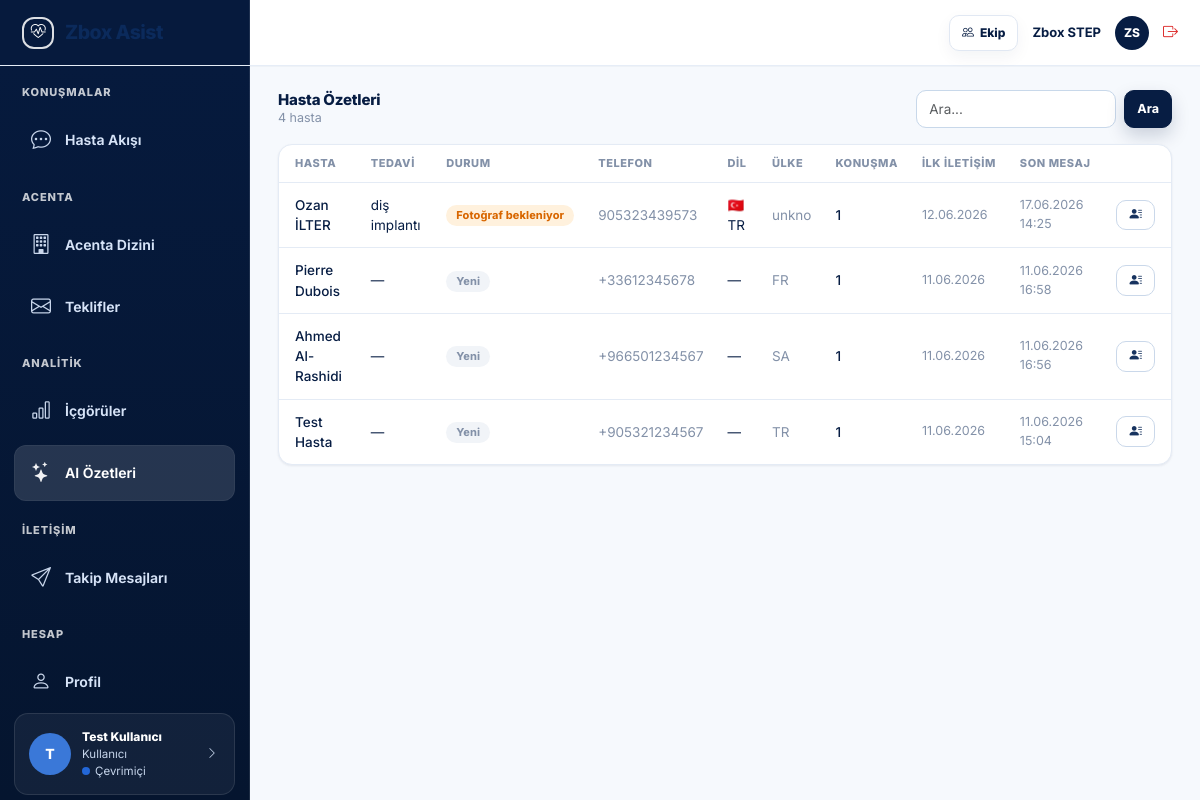
The app's page /portal/hasta-ozetleri.php (signed in) with its own data.
### tables this page shows
CREATE TABLE `patients` (
  `id` bigint(20) NOT NULL,
  `client_id` bigint(20) NOT NULL,
  `phone` varchar(30) NOT NULL,
  `name` varchar(120) DEFAULT NULL,
  `language` varchar(10) DEFAULT NULL,
  `country_code` varchar(5) DEFAULT NULL,
  `treatment_interest` varchar(180) DEFAULT NULL COMMENT 'AI tespit: implant, hollywood smile, saç ekimi vs.',
  `pipeline_status` enum('new','photo_pending','price_given','followup','won','lost') NOT NULL DEFAULT 'new' COMMENT 'Satış süreci durumu',
  `pipeline_updated_at` datetime DEFAULT NULL,
  `first_contact` datetime NOT NULL DEFAULT current_timestamp(),
  `last_contact` datetime DEFAULT NULL
);

### portal/includes/auth.php (called while the page is built, shortened)
<?php
require_once __DIR__ . '/features.php';
function portal_user_name(): string { return $_SESSION['portal_user_name'] ?? ''; }
function portal_user_role(): string { return $_SESSION['portal_user_role'] ?? ''; }
function client_name(): string      { return $_SESSION['client_name'] ?? ''; }
function plan_name(): string        { return $_SESSION['plan_name'] ?? ''; }
function is_coordinator(): bool     { return portal_user_role() === 'coordinator'; }

### portal/includes/functions.php (called while the page is built, shortened)
<?php
function e(mixed $val): string {
    return htmlspecialchars((string)$val, ENT_QUOTES | ENT_SUBSTITUTE, 'UTF-8');
}
function fmt_date(?string $date, string $format = 'd.m.Y'): string {
    return date($format, strtotime($date));
}
function fmt_datetime(?string $date): string {
    return fmt_date($date, 'd.m.Y H:i');
}
function get(string $key, mixed $default = ''): mixed {
    return $_GET[$key] ?? $default;
}
function lang_flag(string $lang): string {
    return match(strtolower($lang)) {
        'de'    => '🇩🇪',
        'en'    => '🇬🇧',
        'ar'    => '🇸🇦',
        'ru'    => '🇷🇺',
        'fr'    => '🇫🇷',
        'nl'    => '🇳🇱',
        'tr'    => '🇹🇷',
        'es'    => '🇪🇸',
        'it'    => '🇮🇹',
        'pl'    => '🇵🇱',
        default => '🌐',
    };
}
function time_ago(string $datetime): string {
    $diff = time() - strtotime($datetime);
    return fmt_datetime($datetime);
}

### portal/includes/features.php (called while the page is built, shortened)
<?php
function client_has(string $feature_code, ?int $client_id = null): bool
{
    if (isset($_SESSION['client_features']) && is_array($_SESSION['client_features'])) {
        return in_array($feature_code, $_SESSION['client_features'], true);
    }
    $cid = (int)($_SESSION['client_id'] ?? 0);
    $features = load_client_features($cid);
    return in_array($feature_code, $features, true);
}

### portal/hasta-ozetleri.php (the view, shortened to what this page needs)
<?php
require_once __DIR__ . '/includes/auth.php';
require_once __DIR__ . '/includes/functions.php';
$active_menu = 'hasta-ozetleri';
$pdo = db();
$cid = client_id();
$search   = trim(get('q', ''));
$per_page = 30;
$cur_page = max(1, (int)get('page', 1));
$offset   = ($cur_page - 1) * $per_page;
$where  = ['p.client_id = ?'];
$params = [$cid];
$where_sql = implode(' AND ', $where);
$cnt = $pdo->prepare("SELECT COUNT(*) FROM patients p WHERE $where_sql");
$cnt->execute($params);
$total = (int)$cnt->fetchColumn();
$list = $pdo->prepare(
    "SELECT p.*,
            (SELECT COUNT(*) FROM conversations c WHERE c.patient_id = p.id) AS conv_count,
            (SELECT MAX(m.sent_at) FROM messages m
             JOIN conversations c2 ON c2.id = m.conversation_id
             WHERE c2.patient_id = p.id) AS last_message_at
     FROM patients p
     WHERE $where_sql
     ORDER BY p.last_contact DESC
     LIMIT $per_page OFFSET $offset"
);
$list->execute($params);
$patients = $list->fetchAll();
$pipe_labels = [
    'new'           => ['Yeni', 'secondary'],
    'photo_pending' => ['Fotoğraf bekleniyor', 'warning'],
    'price_given'   => ['Fiyat verildi', 'info'],
    'followup'      => ['Takipte', 'primary'],
    'won'           => ['Kazanıldı', 'success'],
    'lost'          => ['Kaybedildi', 'danger'],
];
$has_card = client_has('patient_card');
require_once __DIR__ . '/includes/layout_header.php';
?>
<div class="d-flex justify-content-between align-items-center mb-3">
  <div>
    <h6 class="mb-0">Hasta Özetleri</h6>
    <div class="text-muted small"><?= $total ?> hasta</div>
  </div>
  <form method="GET" class="d-flex gap-2">
    <input type="text" name="q" class="form-control form-control-sm" placeholder="Ara..." value="<?= e($search) ?>" style="width:200px">
    <button class="btn btn-sm btn-primary">Ara</button>
  </form>
</div>
<div class="card">
  <div class="card-body p-0">
    <table class="table table-hover mb-0">
      <thead>
        <tr>
          <th class="ps-3">Hasta</th>
          <th>Tedavi</th>
          <th>Durum</th>
          <th>Telefon</th>
          <th>Dil</th>
          <th>Ülke</th>
          <th>Konuşma</th>
          <th>İlk İletişim</th>
          <th>Son Mesaj</th>
          <?php if ($has_card): ?><th></th><?php endif; ?>
        </tr>
      </thead>
      <tbody>
        <?php if (empty($patients)): ?>
          <tr><td colspan="<?= $has_card ? 10 : 9 ?>" class="text-center text-muted py-4">Hasta bulunamadı.</td></tr>
        <?php else: ?>
          <?php foreach ($patients as $p): ?>
            <?php $row_url = $has_card ? '/hasta-detay.php?id=' . $p['id'] : null; ?>
            <tr <?= $row_url ? 'onclick="location.href=\'' . $row_url . '\'" style="cursor:pointer"' : '' ?>>
              <td class="ps-3 fw-500"><?= e($p['name'] ?: '—') ?></td>
              <td><?= e($p['treatment_interest'] ?: '—') ?></td>
              <td>
                <?php $pl = $pipe_labels[$p['pipeline_status'] ?? 'new'] ?? ['—', 'secondary']; ?>
                <span class="badge bg-<?= $pl[1] ?>"><?= $pl[0] ?></span>
              </td>
              <td class="text-muted"><?= e($p['phone']) ?></td>
              <td><?= $p['language'] ? lang_flag($p['language']) . ' ' . strtoupper(e($p['language'])) : '—' ?></td>
              <td class="text-muted"><?= e($p['country_code'] ?: '—') ?></td>
              <td class="fw-500"><?= $p['conv_count'] ?></td>
              <td class="text-muted small"><?= fmt_date($p['first_contact']) ?></td>
              <td class="text-muted small"><?= $p['last_message_at'] ? time_ago($p['last_message_at']) : '—' ?></td>
              <?php if ($has_card): ?>
                <td class="text-end pe-3">
                  <a href="/hasta-detay.php?id=<?= $p['id'] ?>"
                     onclick="event.stopPropagation()"
                     class="btn btn-sm btn-outline-secondary" title="Hasta Kartı">
                    <i class="bi bi-person-lines-fill"></i>
                  </a>
                </td>
              <?php endif; ?>
            </tr>
          <?php endforeach; ?>
        <?php endif; ?>
      </tbody>
    </table>
  </div>
</div>
<?php require_once __DIR__ . '/includes/layout_footer.php'; ?>

### portal/includes/layout_header.php (shortened to what this page needs)
<!DOCTYPE html>
<html lang="tr">
<head>
  <link href="https://cdn.jsdelivr.net/npm/bootstrap@5.3.3/dist/css/bootstrap.min.css" rel="stylesheet">
  <link href="https://cdn.jsdelivr.net/npm/bootstrap-icons@1.11.3/font/bootstrap-icons.min.css" rel="stylesheet">
</head>
<body>
<div class="topbar">
  <a href="/dashboard.php" class="topbar-logo">
    <div class="topbar-logo-mark"><i class="bi bi-heart-pulse"></i></div>
  </a>
  <div class="topbar-right">
    <span class="plan-badge"><i class="bi bi-people"></i> <?= ucfirst(plan_name()) ?></span>
    <span class="topbar-account"><?= e(client_name()) ?></span>
    <span class="topbar-user-dot">ZS</span>
    <a href="/logout.php" style="color:#dc2626;text-decoration:none;font-size:15px" title="Çıkış">
      <i class="bi bi-box-arrow-right"></i>
    </a>
  </div>
</div>
<div class="app-body">
<div class="sidebar">
  <div class="sidebar-section">Konuşmalar</div>
  <a href="/dashboard.php" class="nav-link <?= ($active_menu ?? '') === 'dashboard' ? 'active' : '' ?>">
    <i class="bi bi-chat-dots"></i> Hasta Akışı
  </a>
  <?php if (client_has('agency_dir')): ?>
  <div class="sidebar-section">Acenta</div>
  <a href="/acentalar.php" class="nav-link <?= ($active_menu ?? '') === 'acentalar' ? 'active' : '' ?>">
    <i class="bi bi-building"></i> Acenta Dizini
  </a>
  <?php if (client_has('offer_request')): ?>
  <a href="/teklifler.php" class="nav-link <?= ($active_menu ?? '') === 'teklifler' ? 'active' : '' ?>">
    <i class="bi bi-envelope"></i> Teklifler
  </a>
  <?php endif; ?>
  <?php endif; ?>
  <?php if (client_has('reporting') || client_has('patient_summary') || client_has('cross_treatment')): ?>
  <div class="sidebar-section">Analitik</div>
  <?php if (client_has('reporting')): ?>
  <a href="/raporlar.php" class="nav-link <?= ($active_menu ?? '') === 'raporlar' ? 'active' : '' ?>">
    <i class="bi bi-bar-chart"></i> İçgörüler
  </a>
  <?php endif; ?>
  <?php if (client_has('patient_summary')): ?>
  <a href="/hasta-ozetleri.php" class="nav-link <?= ($active_menu ?? '') === 'hasta-ozetleri' ? 'active' : '' ?>">
    <i class="bi bi-stars"></i> AI Özetleri
  </a>
  <?php endif; ?>
  <?php endif; ?>
  <?php if (client_has('proactive_msg')): ?>
  <div class="sidebar-section">İletişim</div>
  <a href="/proaktif-mesaj.php" class="nav-link <?= ($active_menu ?? '') === 'proaktif-mesaj' ? 'active' : '' ?>">
    <i class="bi bi-send"></i> Takip Mesajları
  </a>
  <?php endif; ?>
  <div class="sidebar-section">Hesap</div>
  <a href="/profil.php" class="nav-link <?= ($active_menu ?? '') === 'profil' ? 'active' : '' ?>">
    <i class="bi bi-person"></i> Profil
  </a>
  <div class="sidebar-footer">
    <div class="sidebar-user-avatar"><?= e(mb_strtoupper(mb_substr(portal_user_name(), 0, 1))) ?></div>
    <div>
      <div class="fw-500"><?= e(portal_user_name()) ?></div>
      <div class="text-muted"><?= is_coordinator() ? 'Hasta Koordinatörü' : 'Kullanıcı' ?></div>
      <div class="text-muted"><span class="online-dot"></span>Çevrimiçi</div>
    </div>
    <i class="bi bi-chevron-right" style="color:#c7d6ec"></i>
  </div>
</div>
<div class="main-content">

### portal/includes/layout_footer.php (shortened to what this page needs)
</div>
</div>
</body>
</html>

### records on screen
patients: name "Ozan İLTER", treatment_interest "diş implantı", pipeline_status "Fotoğraf bekleniyor", phone "905323439573", language "🇹🇷", language "TR", country_code "unkno", conv_count "1", first_contact "12.06.2026", last_message_at "17.06.2026 14:25"
patients: name "Pierre Dubois", treatment_interest "—", pipeline_status "Yeni", phone "+33612345678", country_code "FR", conv_count "1", first_contact "11.06.2026", last_message_at "11.06.2026 16:58"
patients: name "Ahmed Al-Rashidi", treatment_interest "—", pipeline_status "Yeni", phone "+966501234567", country_code "SA", conv_count "1", first_contact "11.06.2026", last_message_at "11.06.2026 16:56"
patients: name "Test Hasta", treatment_interest "—", pipeline_status "Yeni", phone "+905321234567", country_code "TR", conv_count "1", first_contact "11.06.2026", last_message_at "11.06.2026 15:04"

### other values on screen
plan_name() "Ekip"
client_name() "Zbox STEP"
mb_strtoupper(mb_substr(portal_user_name(), 0, 1)) "T"
portal_user_name() "Test Kullanıcı"
$total "4"
